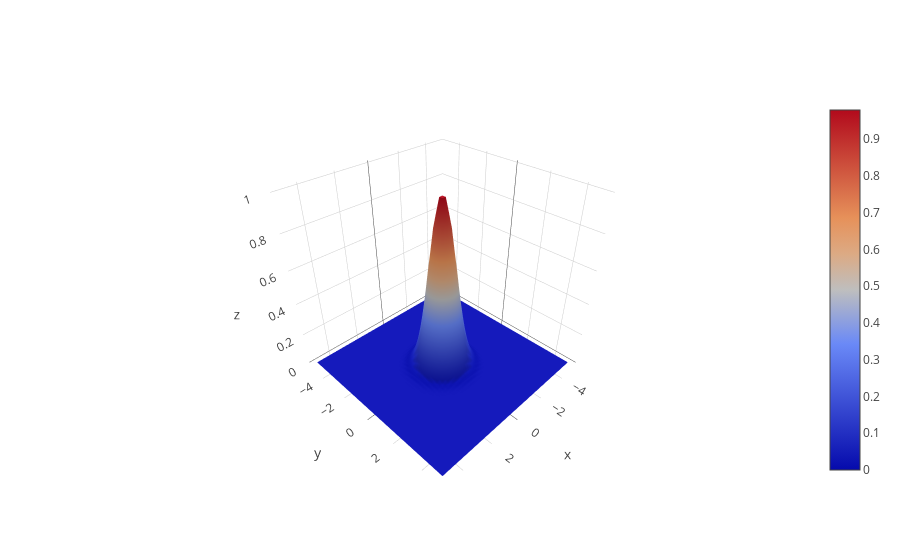

Write notebook code for a chart like this one.
### Markdown cell above
A használt függvények és objektum létrehozó rutinok, melyeket az ábrák gyártásához használtunk, számos jól kigondolt alapértelmezett paraméterrel rendelkeznek, ezért ha csak gyorsan akarunk egy adatsort ábrázolni akkor az alábbi minimális egysoros konstrukció alkalmazható:

### Code cell
iplot(Figure(data=[Surface(x=x,y=y,z=z)]))

### Figure 1 — Plotly figure (JSON) as saved in the notebook; plotly's stock layout.template omitted (floating-point values rounded to 4 significant figures; data arrays with more than 128 entries replaced by an {"elided": "..."} marker saying what was removed)
{"data": [{"type": "surface", "x": {"elided": "50x50 float values"}, "y": {"elided": "50x50 float values"}, "z": {"elided": "50x50 float values"}}], "layout": {}}
